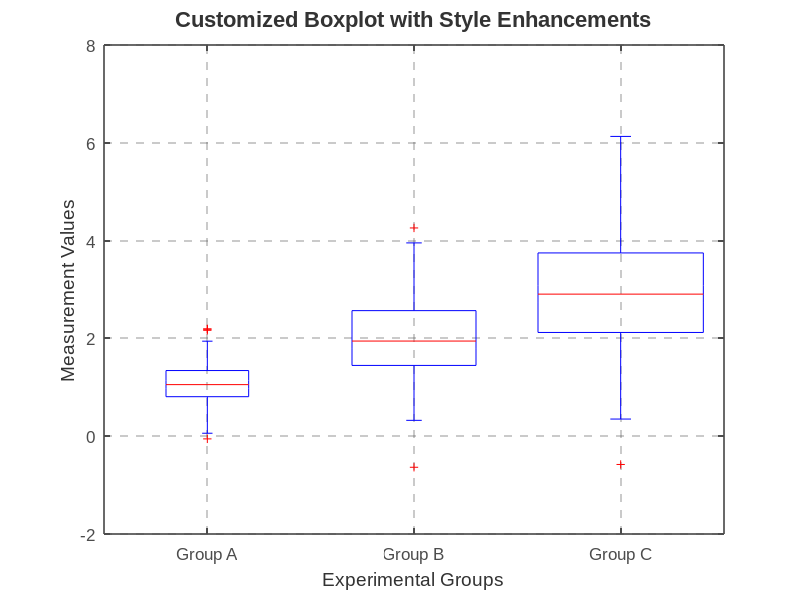

The MATLAB script that drew this image:
rng('default');
data = {randn(100,1)*0.5+1,  randn(150,1)*0.8+2, randn(200,1)*1.2+3};
groupLabels = {'Group A', 'Group B', 'Group C'};

groups = arrayfun(@(k) ones(length(data{k}),1)*k, 1:numel(data), 'un',0);
groups = cat(1, groups{:});

allData = cat(1, data{:});

figure('Color', [1 1 1]);
boxplot(allData, groups, 'Labels', groupLabels, 'Whisker', 1.5);
hold on;

% ===== 样式调整 =====
boxColors = [
    0.2 0.6 0.8   % 蓝色
    0.8 0.4 0.2   % 橙色
    0.4 0.8 0.4   % 绿色
];

h = findobj(gca,'Tag','Box');
for k=1:length(h)
    patch(get(h(k),'XData'), get(h(k),'YData'), boxColors(k,:),...
        'FaceAlpha',0.5, 'EdgeColor', boxColors(k,:)*0.7, 'LineWidth',2);
end

% 中位数线
medLines = findobj(gca, 'Tag', 'Median');
set(medLines, 'Color', [0.9 0.2 0.2], 'LineWidth', 2);

% 触须样式
whiskers = findobj(gca, 'Tag', 'Whisker');
set(whiskers, 'LineStyle', '-', 'Color', [0.4 0.4 0.4], 'LineWidth', 1.2);

% 异常值样式
outliers = findobj(gca, 'Tag', 'Outliers');
set(outliers, 'Marker', 'o', 'MarkerEdgeColor', [0.6 0 0],...
    'MarkerFaceColor', [1 0.8 0.8], 'MarkerSize', 5, 'LineWidth', 0.8);

set(gca, 'FontName', 'Arial', 'FontSize', 12,...
    'LineWidth', 1.2, 'XColor', [0.3 0.3 0.3], 'YColor', [0.3 0.3 0.3]);
grid on;
set(gca, 'GridLineStyle', '--', 'GridAlpha', 0.3);
xlabel('Experimental Groups', 'FontSize', 14, 'Color', [0.2 0.2 0.2]);
ylabel('Measurement Values', 'FontSize', 14, 'Color', [0.2 0.2 0.2]);
title('Customized Boxplot with Style Enhancements',...
    'FontSize', 16, 'FontWeight', 'bold', 'Color', [0.2 0.2 0.2]);
set(gcf, 'Position', [100 100 800 600]); % 设置图形大小
hold off;
